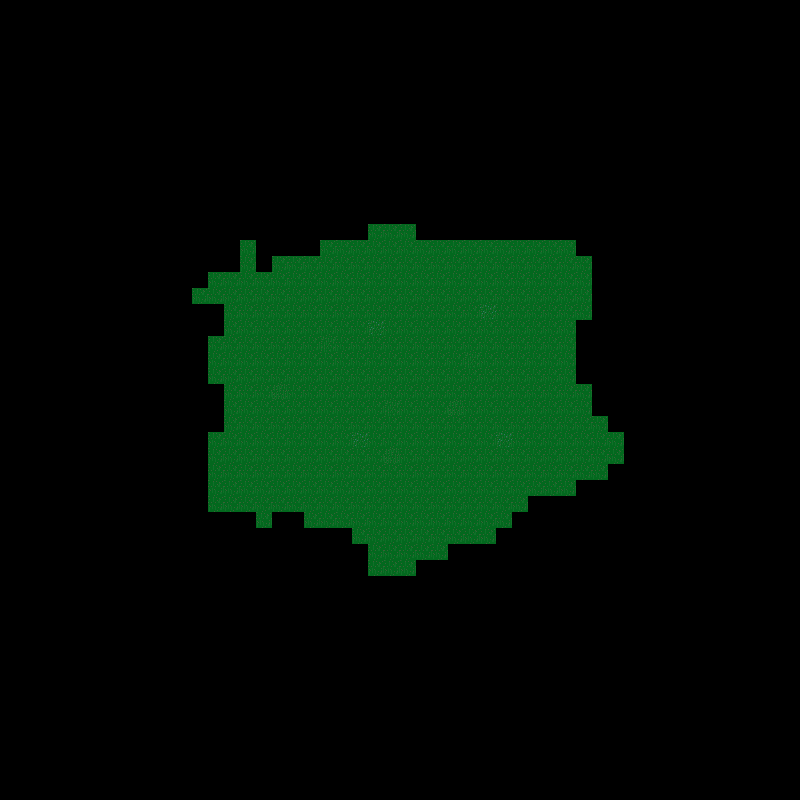

A level layout from a 2D game, rendered from its tile map. Below: a short description, then the map file with tile-grid data replaced by summaries:
An orthogonal 50x50 tile map with 16x16 px tiles, 1 tile layer (Tile Layer 1) and 31 objects (player_spawn).

<map version="1.2" tiledversion="1.2.1" orientation="orthogonal" renderorder="right-down" width="50" height="50" tilewidth="16" tileheight="16" infinite="0" nextlayerid="3" nextobjectid="32">
 <tileset firstgid="1" source="../Resources/test.tsx" />
 <layer id="1" name="Tile Layer 1" width="50" height="50">
  <data>[2500 cells, 425 non-empty, 4 distinct tile ids]</data>
 </layer>
 <objectgroup id="2" name="objects-layer">
  <object id="1" gid="33" x="346.333" y="386" width="16" height="16" />
  <object id="2" gid="34" x="368.667" y="406.333" width="16" height="16" />
  <object id="3" gid="34" x="389" y="399.333" width="16" height="16" />
  <object id="4" gid="34" x="381.333" y="368.667" width="16" height="16" />
  <object id="5" gid="34" x="429.667" y="379.667" width="16" height="16" />
  <object id="6" gid="33" x="370.667" y="385.667" width="16" height="16" />
  <object id="7" gid="33" x="400.333" y="418.667" width="16" height="16" />
  <object id="8" gid="33" x="398.667" y="389.667" width="16" height="16" />
  <object id="9" gid="33" x="423.667" y="362.333" width="16" height="16" />
  <object id="10" gid="33" x="426.667" y="396.667" width="16" height="16" />
  <object id="11" gid="35" x="438.667" y="428.333" width="16" height="16" />
  <object id="12" gid="35" x="387.667" y="404.667" width="16" height="16" />
  <object id="13" gid="35" x="408.667" y="392.333" width="16" height="16" />
  <object id="14" gid="35" x="406.333" y="369.667" width="16" height="16" />
  <object id="15" gid="35" x="338.333" y="391" width="16" height="16" />
  <object id="16" gid="35" x="355.667" y="408" width="16" height="16" />
  <object id="17" gid="35" x="405.333" y="411.667" width="16" height="16" />
  <object id="18" gid="35" x="416.667" y="411.333" width="16" height="16" />
  <object id="19" gid="35" x="448" y="400" width="16" height="16" />
  <object id="20" gid="40" x="320" y="336" width="18" height="41" />
  <object id="21" gid="40" x="368" y="320" width="18" height="41" rotation="90" />
  <object id="22" gid="40" x="464" y="336" width="18" height="41" rotation="-90" />
  <object id="23" gid="40" x="498" y="295" width="18" height="41" rotation="180" />
  <object id="24" type="player_spawn" x="407.5" y="394">
   <point />
  </object>
  <object id="25" gid="42" x="527.75" y="411.75" width="22" height="49" />
  <object id="26" gid="42" x="521.5" y="418" width="22" height="49" />
  <object id="27" gid="42" x="514.75" y="425.5" width="22" height="49" />
  <object id="28" gid="42" x="508" y="432" width="22" height="49" />
  <object id="29" gid="42" x="502" y="438" width="22" height="49" />
  <object id="30" gid="42" x="494" y="443.5" width="22" height="49" />
  <object id="31" gid="42" x="487.5" y="448.5" width="22" height="49" />
 </objectgroup>
</map>
